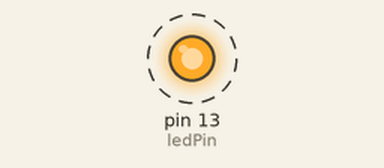
Bench run of a program on a simulated Arduino Uno, built with avr-gcc and run on an emulated ATmega328P. On the bench: output pins drawn as LEDs (lit = HIGH). Dashed ring = blinking.

Above: at 0.2 s.
Timing chart, 0 to 3.0 s (numbered marks = the images above):
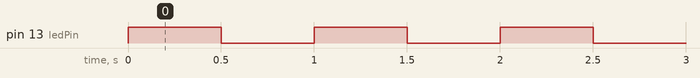

Measured:
- by itself, pin 13 (ledPin): alternates HIGH for 0.50 s and LOW for 0.50 s

The program:

main.cpp
```cpp
#include "WProgram.h"
#include "wiring.h"

/*
  Blink

 Turns on an LED on for one second, then off for one second, repeatedly.

 The circuit:
 * LED connected from digital pin 13 to ground.

 * Note: On most Arduino boards, there is already an LED on the board
 connected to pin 13, so you don't need any extra components for this example.


 Created 1 June 2005
 By David Cuartielles

 http://arduino.cc/en/Tutorial/Blink

 based on an orginal by H. Barragan for the Wiring i/o board

 */


extern "C" void __cxa_pure_virtual(void);
void __cxa_pure_virtual(void) {}

int ledPin =  13;    // LED connected to digital pin 13

// The setup() method runs once, when the sketch starts

void setup()   {
  // initialize the digital pin as an output:
  pinMode(ledPin, OUTPUT);
}

// the loop() method runs over and over again,
// as long as the Arduino has power

void loop()
{
  digitalWrite(ledPin, HIGH);   // set the LED on
  delay(500);                  // wait for a second
  digitalWrite(ledPin, LOW);    // set the LED off
  delay(500);                  // wait for a second
}

int main(void) {
  init();
  setup();
  for (;;) loop();
  return 0;
}
```
